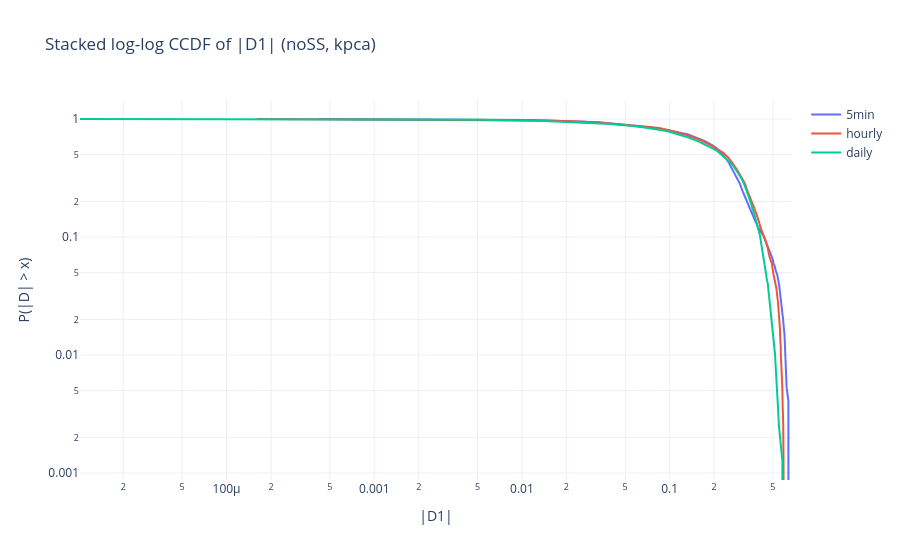
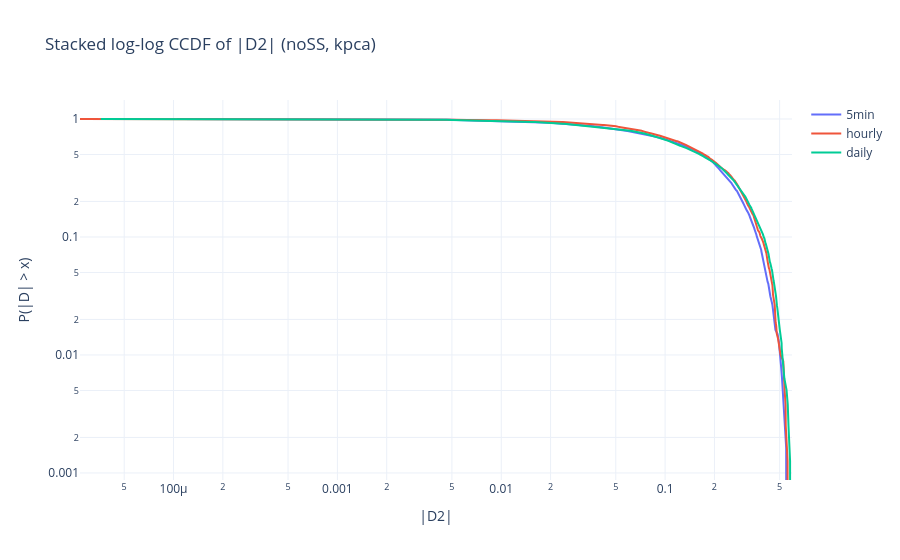
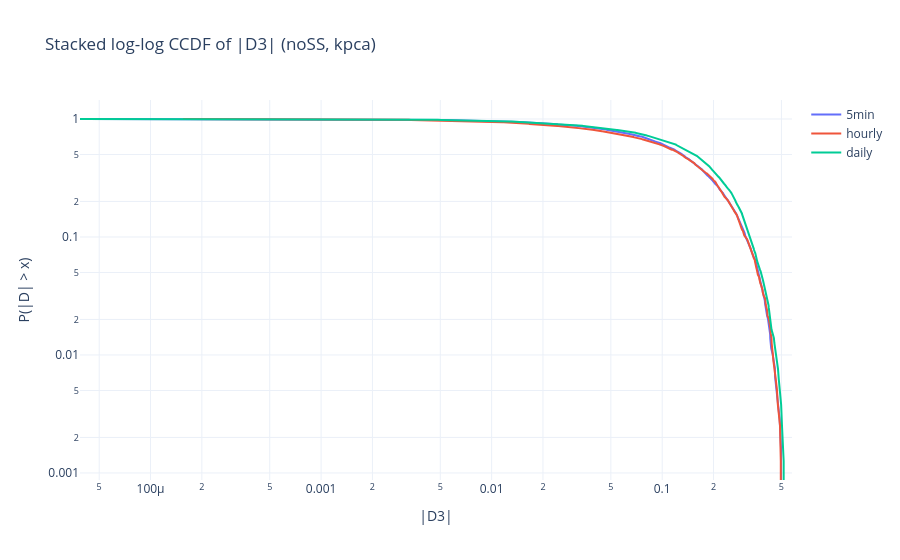

The notebook cell saved with these charts, in order:
### Code cell
# %%
# Stacked log-log CCDF across frequencies (3 colors)
# Baseline config: noSS + kpca

import plotly.graph_objects as go
import numpy as np


if "_ccdf_points" not in globals():
    def _ccdf_points(x: np.ndarray, max_points: int = 400):
        x = np.asarray(x, dtype=float)
        x = x[np.isfinite(x)]
        x = x[x > 0]
        if x.size == 0:
            return np.asarray([]), np.asarray([])
        xs = np.sort(x)
        cc = 1.0 - (np.arange(1, xs.size + 1) / xs.size)
        if xs.size > int(max_points):
            idx = np.unique(np.linspace(0, xs.size - 1, int(max_points)).astype(int))
            xs = xs[idx]
            cc = cc[idx]
        return xs, cc


def plot_ccdf_loglog_stacked_by_freq(direction: str, include_ss: bool = False, mode: str = "kpca") -> None:
    global df_scores  # we allow fixing df_scores in-place when running cells out of order
    if "abs_value" not in df_scores.columns:
        df_scores = df_scores.copy()
        df_scores["abs_value"] = df_scores["value"].abs()

    sub = df_scores[
        (df_scores["direction"] == direction)
        & (df_scores["include_ss"] == include_ss)
        & (df_scores["mode"] == mode)
        & (df_scores["abs_value"] > 0)
    ].copy()
    if sub.empty:
        print(f"No data for stacked CCDF {direction}")
        return

    palette = {"5min": "#636EFA", "hourly": "#EF553B", "daily": "#00CC96"}
    fig = go.Figure()

    for freq in ("5min", "hourly", "daily"):
        g = sub[sub["freq"] == freq]
        xv, cc = _ccdf_points(g["abs_value"].to_numpy(dtype=float), max_points=800)
        if xv.size == 0:
            continue
        fig.add_trace(
            go.Scatter(
                x=xv,
                y=cc,
                mode="lines",
                name=f"{freq}",
                line=dict(width=2, color=palette[freq]),
            )
        )

    fig.update_layout(
        title=f"Stacked log-log CCDF of |{direction}| (noSS, {mode})",
        template="plotly_white",
        xaxis_type="log",
        yaxis_type="log",
        xaxis_title=f"|{direction}|",
        yaxis_title="P(|D| > x)",
    )
    fig.write_html(out_dir() / f"ccdf_loglog_STACKED_{direction}_noSS_{mode}.html")
    if CFG.show_plots:
        fig.show()


for direction in ("D1", "D2", "D3"):
    plot_ccdf_loglog_stacked_by_freq(direction, include_ss=False, mode="kpca")

### Figure 1 — Plotly figure (JSON) as saved in the notebook; plotly's stock layout.template omitted (floating-point values rounded to 4 significant figures; data arrays with more than 128 entries replaced by an {"elided": "..."} marker saying what was removed)
{"data": [{"line": {"color": "#636EFA", "width": 2}, "mode": "lines", "name": "5min", "type": "scatter", "x": {"elided": "800 float values"}, "y": {"elided": "800 float values"}}, {"line": {"color": "#EF553B", "width": 2}, "mode": "lines", "name": "hourly", "type": "scatter", "x": {"elided": "800 float values"}, "y": {"elided": "800 float values"}}, {"line": {"color": "#00CC96", "width": 2}, "mode": "lines", "name": "daily", "type": "scatter", "x": {"elided": "800 float values"}, "y": {"elided": "800 float values"}}], "layout": {"title": {"text": "Stacked log-log CCDF of |D1| (noSS, kpca)"}, "xaxis": {"title": {"text": "|D1|"}, "type": "log"}, "yaxis": {"title": {"text": "P(|D| > x)"}, "type": "log"}}}

### Figure 2 — Plotly figure (JSON) as saved in the notebook; plotly's stock layout.template omitted (floating-point values rounded to 4 significant figures; data arrays with more than 128 entries replaced by an {"elided": "..."} marker saying what was removed)
{"data": [{"line": {"color": "#636EFA", "width": 2}, "mode": "lines", "name": "5min", "type": "scatter", "x": {"elided": "800 float values"}, "y": {"elided": "800 float values"}}, {"line": {"color": "#EF553B", "width": 2}, "mode": "lines", "name": "hourly", "type": "scatter", "x": {"elided": "800 float values"}, "y": {"elided": "800 float values"}}, {"line": {"color": "#00CC96", "width": 2}, "mode": "lines", "name": "daily", "type": "scatter", "x": {"elided": "800 float values"}, "y": {"elided": "800 float values"}}], "layout": {"title": {"text": "Stacked log-log CCDF of |D2| (noSS, kpca)"}, "xaxis": {"title": {"text": "|D2|"}, "type": "log"}, "yaxis": {"title": {"text": "P(|D| > x)"}, "type": "log"}}}

### Figure 3 — Plotly figure (JSON) as saved in the notebook; plotly's stock layout.template omitted (floating-point values rounded to 4 significant figures; data arrays with more than 128 entries replaced by an {"elided": "..."} marker saying what was removed)
{"data": [{"line": {"color": "#636EFA", "width": 2}, "mode": "lines", "name": "5min", "type": "scatter", "x": {"elided": "800 float values"}, "y": {"elided": "800 float values"}}, {"line": {"color": "#EF553B", "width": 2}, "mode": "lines", "name": "hourly", "type": "scatter", "x": {"elided": "800 float values"}, "y": {"elided": "800 float values"}}, {"line": {"color": "#00CC96", "width": 2}, "mode": "lines", "name": "daily", "type": "scatter", "x": {"elided": "800 float values"}, "y": {"elided": "800 float values"}}], "layout": {"title": {"text": "Stacked log-log CCDF of |D3| (noSS, kpca)"}, "xaxis": {"title": {"text": "|D3|"}, "type": "log"}, "yaxis": {"title": {"text": "P(|D| > x)"}, "type": "log"}}}
